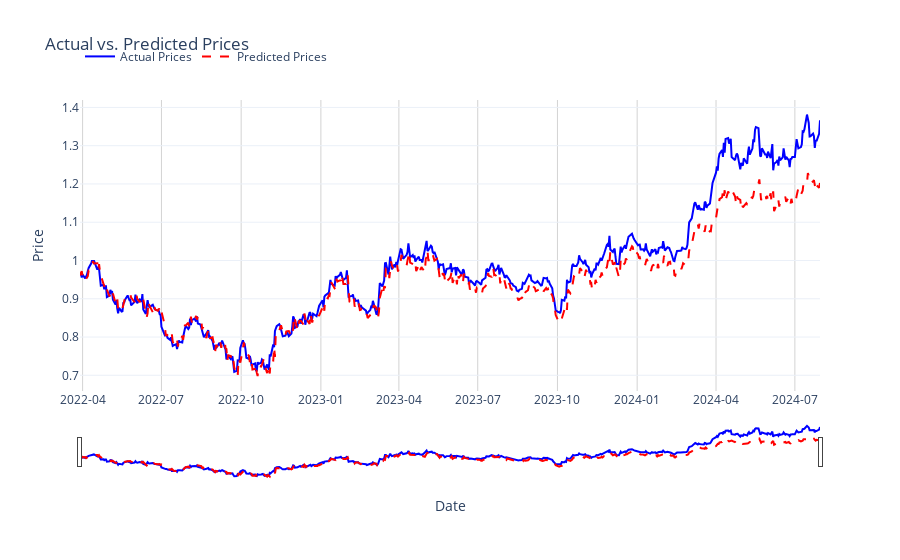

Here is the notebook cell this chart was saved with:
### Code cell
# Create traces for actual and predicted prices
trace1 = go.Scatter(
    x=date_index,
    y=test_target.flatten(),
    mode='lines',
    name='Actual Prices',
    line=dict(color='blue')
)

trace2 = go.Scatter(
    x=date_index,
    y=y_pred.flatten(),
    mode='lines',
    name='Predicted Prices',
    line=dict(color='red', dash='dash')
)

# Create the layout
layout = go.Layout(
    title='Actual vs. Predicted Prices',
    xaxis=dict(
        title='Date',
        showgrid=True, 
        gridcolor='lightgrey',
        tickformat='%Y-%m',  # Format dates to show year and month
        rangeslider=dict(visible=True)  # Add range slider for zooming
    ),
    yaxis=dict(title='Price'),
    legend=dict(x=0, y=1.1, orientation='h'),
    template='plotly_white'
)

# Create the figure
fig = go.Figure(data=[trace1, trace2], layout=layout)

# Show the figure
fig.show()

### Figure 1 — Plotly figure (JSON) as saved in the notebook; plotly's stock layout.template omitted (floating-point values rounded to 4 significant figures; data arrays with more than 128 entries replaced by an {"elided": "..."} marker saying what was removed)
{"data": [{"line": {"color": "blue"}, "mode": "lines", "name": "Actual Prices", "type": "scatter", "x": {"elided": "587 str values"}, "y": {"elided": "587 float values"}}, {"line": {"color": "red", "dash": "dash"}, "mode": "lines", "name": "Predicted Prices", "type": "scatter", "x": {"elided": "587 str values"}, "y": {"elided": "587 float values"}}], "layout": {"legend": {"orientation": "h", "x": 0, "y": 1.1}, "title": {"text": "Actual vs. Predicted Prices"}, "xaxis": {"gridcolor": "lightgrey", "rangeslider": {"visible": true}, "showgrid": true, "tickformat": "%Y-%m", "title": {"text": "Date"}}, "yaxis": {"title": {"text": "Price"}}}}
